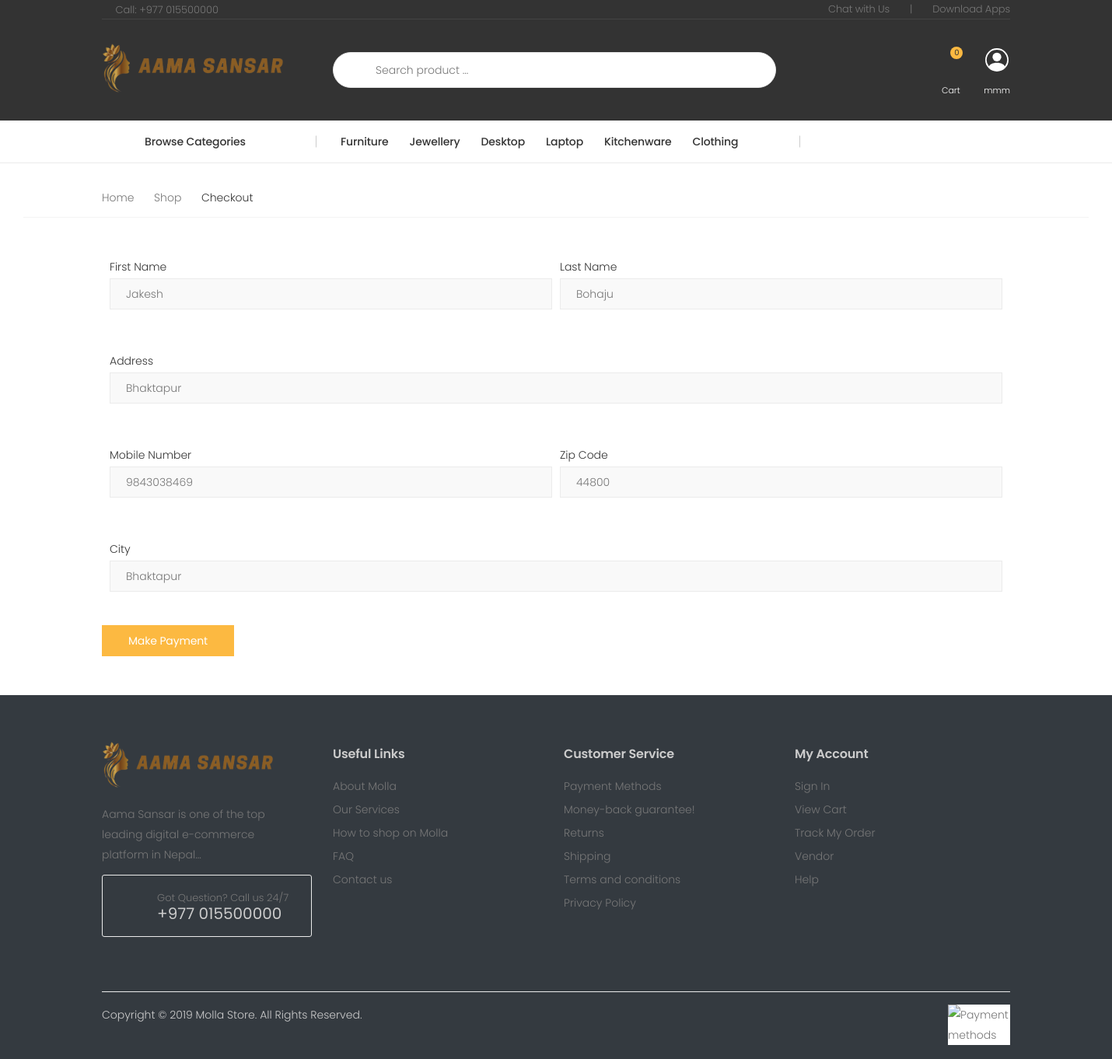
/12/cart/checkout (signed in), run on an earlier commit of the app's database.
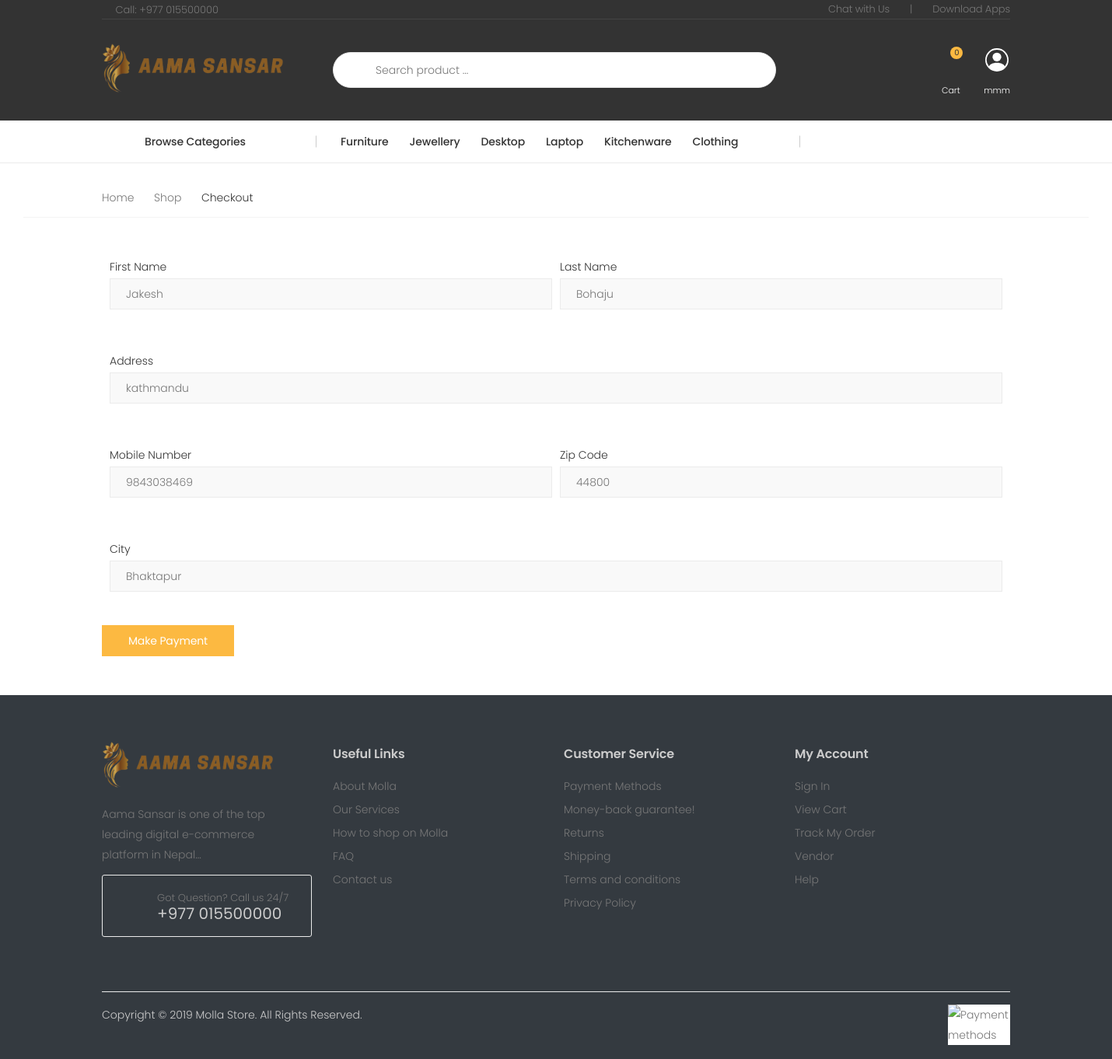
And on a later commit of the database.
### store/models.py (models this page shows)
class CustomerProfile(models.Model):
    first_name = models.CharField(max_length=50)
    last_name = models.CharField(max_length=50)
    address = models.CharField(max_length=100)
    mobileNo = models.CharField(max_length=10)
    photo = models.ImageField(blank=True, null=True, upload_to='Customer Profile')
    user = models.ForeignKey(EcommerceUser, related_name="customer_detail", on_delete=models.CASCADE)
    created_date = models.DateTimeField(auto_now_add=True)
    modified_date = models.DateTimeField(blank=True, auto_now=True)

### store/views.py (the view)
# urls.py: path('<int:pk>/cart/checkout', views.checkout, name='checkout'),
@login_required
def checkout(request, pk):
    try:
        cart = Cart(request)
        about = About.objects.all().first()
        categories = Category.objects.all()
        profile = CustomerProfile.objects.get(user_id=pk)
        if request.method == 'POST':
            form = OrderForm(request.POST)
            if form.is_valid():
                total_price = 0
                for item in cart:
                    product = item['product']
                    total_price += product.price * int(item['quantity'])
                order = form.save(commit=False)
                order.created_by = request.user
                order.paid_amount = total_price
                order.save()
                for item in cart:
                    product = item['product']
                    quantity = int(item['quantity'])
                    price = product.price * quantity
                    item = OrderItem.objects.create(order=order, product=product, price=price, quantity=quantity,
                                                    created_by_id=request.user.id)
                cart.clear()
            return redirect('frontpage')
        else:
            form = OrderForm()
        return render(request, 'store/checkout.html', {
            'cart': cart,
            'form': form,
            'about': about,
            'categories': categories,
            'profile': profile,
        })
    except:
        return render(request, 'store/profile_form.html', )

### store/forms.py
class OrderForm(forms.ModelForm):
    class Meta:
        model = Order
        fields = ('first_name', 'last_name', 'address', 'zipcode', 'city','mobile_no')
        widgets = {
            'first_name': forms.TextInput(attrs={
                'class': 'w-full px-4 py-2 border border-gray-200'
            }),
            'last_name': forms.TextInput(attrs={
                'class': 'w-full px-4 py-2 border border-gray-200'
            }),
            'address': forms.TextInput(attrs={
                'class': 'w-full px-4 py-2 border border-gray-200'
            }),
            'zipcode': forms.TextInput(attrs={
                'class': 'w-full px-4 py-2 border border-gray-200'
            }),
            'city': forms.TextInput(attrs={
                'class': 'w-full px-4 py-2 border border-gray-200'
            }),
            'mobile_no': forms.TextInput(attrs={
                'class': 'w-full px-4 py-2 border border-gray-200'
            })}

### store/cart.py (called while the page is built)
    def __len__(self):
        return sum(item['quantity'] for item in self.cart.values())

### store/context_processors.py (called while the page is built)
def cart(request):
    return {'cart': Cart(request)}

### store/templates/store/checkout.html (shortened to what the changed rows need)
{% extends '_frontend.html' %}
{% block frontend_content %}
    <div class="container-fluid pt-2">
        <main class="main">
            <div class="page-content">
                <div class="checkout">
                    <div class="container">
                        {% if profile %}
                            <form method="post" action="{% url 'checkout' request.user.id %}" class="space-y-5">
                                <div class="form-row p-3">
                                    <div class="form-group col-md-6">
                                        <label class="text-dark" for="firstName">First Name</label>
                                        <input type="text" class="form-control" id="firstName" name="first_name"
                                               {% if profile %}value="{{ profile.first_name }}"{% endif %}
                                               placeholder="Jakesh" readonly>
                                    </div>
                                    <div class="form-group col-md-6">
                                        <label class="text-dark" for="lastName">Last Name</label>
                                        <input type="text" class="form-control" id="lastName" name="last_name"
                                               {% if profile %}value="{{ profile.last_name }}"{% endif %}
                                               placeholder="Bohaju" readonly>
                                    </div>
                                </div>
                                <div class="form-group p-3">
                                    <label class="text-dark" for="address">Address</label>
                                    <input type="text" class="form-control" id="address" name="address"
                                           {% if profile %}value="{{ profile.address }}"{% endif %}
                                           placeholder="25 st Bhaktapur">
                                </div>
                                <div class="form-row p-3">
                                    <div class="form-group col-md-6">
                                        <label class="text-dark" for="mobileNo">Mobile Number</label>
                                        <input type="text" class="form-control" id="mobileNo" name="mobile_no"
                                               {% if profile %}value="{{ profile.mobileNo }}"{% endif %}
                                               placeholder="9800000000">
                                    </div>
                                    <div class="form-group col-md-6">
                                        <label class="text-dark" for="zipCode">Zip Code</label>
                                        <input type="text" class="form-control" id="zipCode" name="zipcode"
                                               placeholder="44800">
                                    </div>
                                </div>
                                <div class="form-group p-3">
                                    <label class="text-dark" for="city">City</label>
                                    <input type="text" class="form-control" id="city" name="city"
                                           placeholder="Bhaktapur">
                                </div>
                                <button type="submit" class="btn btn-primary">Make Payment</button>
                            </form>
                        {% else %}
                            <a class="btn btn-primary" href="{% url 'add_profile' request.user.id %}"></a>
                        {% endif %}
                    </div>
                </div>
            </div>
        </main>
    </div>
{% endblock %}

What changed in the data, as far as the page shows it:
changed CustomerProfile "Jakesh": address "Bhaktapur" → "kathmandu"
